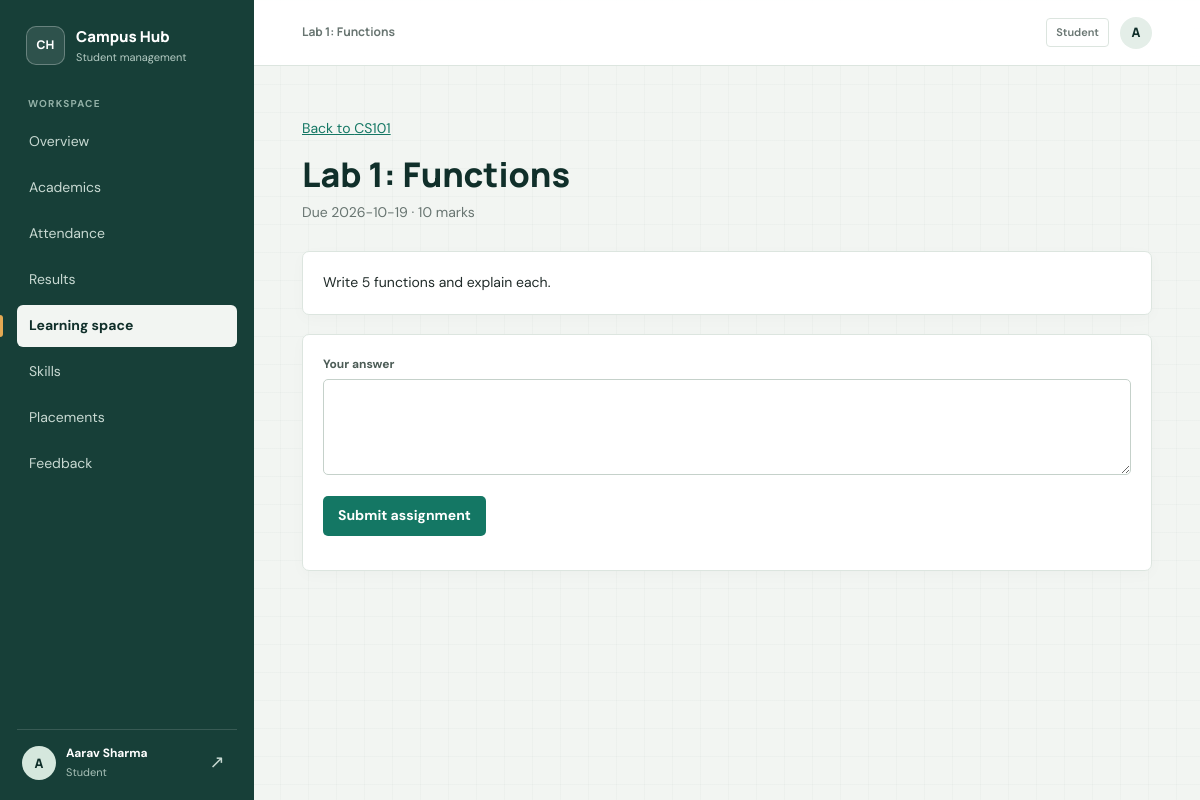
Page /lms/assignment/1 (signed in) on the committed database.
### tables this page shows
CREATE TABLE users (
    id INTEGER PRIMARY KEY AUTOINCREMENT,
    name TEXT NOT NULL,
    email TEXT NOT NULL UNIQUE,
    password_hash TEXT NOT NULL,
    role TEXT NOT NULL CHECK (role IN ('admin','faculty','student')),
    roll_no TEXT,
    department TEXT
, session_version INTEGER NOT NULL DEFAULT 0);

CREATE TABLE assignments (
    id INTEGER PRIMARY KEY AUTOINCREMENT,
    course_id INTEGER NOT NULL REFERENCES courses(id) ON DELETE CASCADE,
    title TEXT NOT NULL,
    description TEXT,
    due_date TEXT,
    max_marks INTEGER NOT NULL DEFAULT 10
);

CREATE TABLE courses (
    id INTEGER PRIMARY KEY AUTOINCREMENT,
    code TEXT NOT NULL UNIQUE,
    title TEXT NOT NULL,
    credits INTEGER NOT NULL DEFAULT 3,
    semester INTEGER NOT NULL DEFAULT 1,
    faculty_id INTEGER REFERENCES users(id) ON DELETE SET NULL
);

### app.py (the view, shortened to what this page needs)
@app.route("/lms/assignment/<int:aid>", methods=["GET", "POST"])
@login_required()
def assignment(aid):
    a = q("SELECT * FROM assignments WHERE id=?", (aid,), one=True)
    if not a:
        abort(404)
    course = course_or_404(a["course_id"])
    if not can_access(course):
        abort(403)
    u = current_user()
    if u["role"] == "student":
        mine = q("SELECT * FROM submissions WHERE assignment_id=? AND student_id=?",
                 (aid, u["id"]), one=True)
        return render_template("assignment.html", a=a, course=course, mine=mine, subs=None)
    subs = q("""SELECT s.*, u.name, u.roll_no FROM submissions s JOIN users u ON u.id=s.student_id
                WHERE s.assignment_id=? ORDER BY u.roll_no""", (aid,))
    return render_template("assignment.html", a=a, course=course, mine=None, subs=subs)

### app.py (called while the page is built)
def db():
    if "db" not in g:
        g.db = sqlite3.connect(DB_PATH)
        g.db.row_factory = sqlite3.Row
        g.db.execute("PRAGMA foreign_keys = ON")
    return g.db

def q(sql, args=(), one=False):
    cur = db().execute(sql, args)
    rows = cur.fetchall()
    cur.close()
    if one:
        return rows[0] if rows else None
    return rows

def current_user():
    if "user" not in g:
        uid = session.get("uid")
        user = q("SELECT * FROM users WHERE id=?", (uid,), one=True) if uid else None
        if user and session.get("session_version") != user["session_version"]:
            session.clear()
            user = None
        g.user = user
    return g.user

@app.context_processor
def inject_user():
    return {"me": current_user(), "today": date.today().isoformat()}

@app.before_request
def enforce_auth_entry():
    public_endpoints = {"static", "login", "signup", "forgot_password", "reset_password"}
    if request.endpoint == "static":
        return None
    user = current_user()
    if user and request.endpoint in {"login", "signup"}:
        return redirect(url_for("dashboard"))
    if user or request.endpoint in public_endpoints:
        return None
    return redirect(url_for("login"))

def login_required(*roles):
    def deco(fn):
        @wraps(fn)
        def wrapper(*a, **kw):
            user = current_user()
            if not user:
                return redirect(url_for("login"))
            if roles and user["role"] not in roles:
                abort(403)
            return fn(*a, **kw)
        return wrapper
    return deco

def course_or_404(course_id):
    course = q("SELECT * FROM courses WHERE id=?", (course_id,), one=True)
    if not course:
        abort(404)
    return course

def can_access(course):
    u = current_user()
    if u["role"] == "student":
        return bool(q("SELECT 1 FROM enrollments WHERE student_id=? AND course_id=?",
                      (u["id"], course["id"]), one=True))
    return can_manage(course)

### templates/assignment.html (shortened to what this page needs)
{% extends "base.html" %}{% block title %}{{ a.title }}{% endblock %}
{% block content %}
<p><a href="{{ url_for('lms_course', cid=course.id) }}">Back to {{ course.code }}</a></p>
<h1>{{ a.title }}</h1><p class="sub">Due {{ a.due_date or 'no date set' }} · {{ a.max_marks }} marks</p>
<div class="card">{{ a.description or 'No instructions provided.' }}</div>
{% if me.role=='student' %}
<form method="post" class="card"><input type="hidden" name="csrf_token" value="{{ csrf_token() }}"><label>Your answer</label><textarea name="content" required>{{ mine.content if mine else '' }}</textarea>
<p><button>{{ 'Update submission' if mine else 'Submit assignment' }}</button></p></form>
{% endif %}
{% endblock %}

### templates/base.html (shortened to what this page needs)
<!doctype html>
<html lang="en"><head><meta charset="utf-8">
<link rel="stylesheet" href="{{ url_for('static', filename='style.css') }}">
</head><body>
{% if me %}
<div class="layout">
<aside class="side" id="sidebar" aria-label="Main navigation">
  <a class="brand" href="{{ url_for('dashboard') }}">
    <span class="brand-mark" aria-hidden="true">CH</span>
    <span class="brand-copy"><strong>Campus Hub</strong><small>Student management</small></span>
  </a>
  <span class="nav-label">Workspace</span>
  <nav class="nav-links">
  {% set links = [('dashboard','Overview'),('courses','Academics'),('attendance','Attendance'),
     ('results','Results'),('lms','Learning space'),('skills','Skills'),('placements','Placements'),
     ('feedback','Feedback')] %}
  {% for ep,label in links %}
    {% set active = request.endpoint==ep or (ep=='courses' and request.endpoint=='roster') or (ep=='attendance' and request.endpoint=='attendance_mark') or (ep=='results' and request.endpoint=='results_enter') or (ep=='lms' and request.endpoint in ['lms_course','assignment']) or (ep=='placements' and request.endpoint=='applicants') %}
    <a href="{{ url_for(ep) }}" class="nav-link {{ 'on' if active }}" {% if active %}aria-current="page"{% endif %}>{{ label }}</a>
  {% endfor %}
  </nav>
  <div class="who">
    <span class="avatar" aria-hidden="true">{{ me.name[0]|upper }}</span>
    <span class="who-copy"><b>{{ me.name }}</b><small>{{ me.role|capitalize }}</small></span>
    <form method="post" action="{{ url_for('logout') }}"><input type="hidden" name="csrf_token" value="{{ csrf_token() }}"><button class="sign-out" type="submit" aria-label="Sign out">↗</button></form>
  </div>
</aside>
<div class="main-shell">
<header class="topbar">
  <div class="topbar-title">{{ self.title() }}</div>
  <div class="topbar-user"><span class="topbar-role">{{ me.role|capitalize }}</span><span class="avatar avatar-small" aria-hidden="true">{{ me.name[0]|upper }}</span></div>
</header>
<main class="page-content">
{% endif %}
{% block content %}{% endblock %}
</main>
{% if me %}</div>{% else %}</div>{% endif %}
</body></html>

### rows in the picture
users: name "A", name "Aarav Sharma", role "Student"
assignments: title "Lab 1: Functions", due_date "2026-10-19", max_marks "10", description "Write 5 functions and explain each."
courses: code "CS101"

### other values in the picture
{{ label }} "Overview" "Academics" "Attendance" "Results" "Learning space" "Skills" "Placements" "Feedback"
{{ 'Update submission' if mine else 'Submit assignment' }} "Submit assignment"
